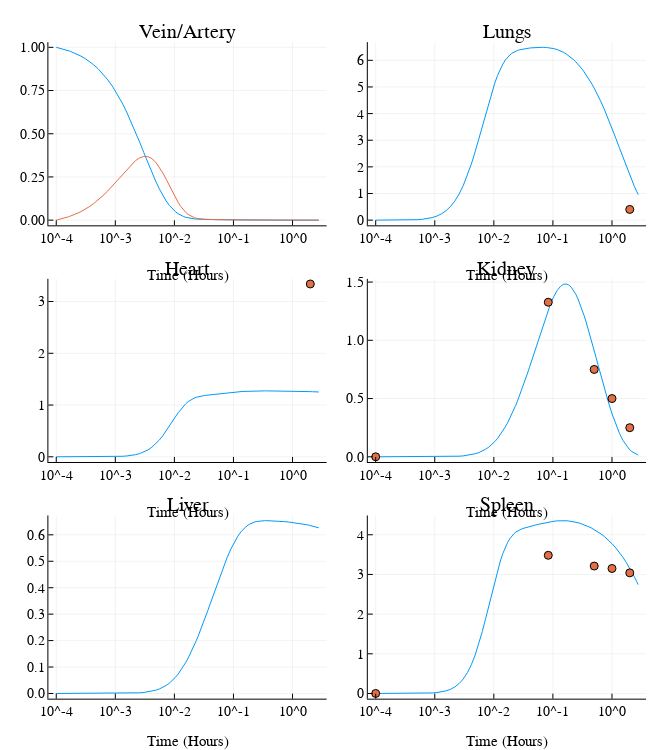

The notebook cell saved with this chart:
### Code cell
#Plot for concentration profile
plot_array = Any[]
push!(plot_array, plot(0.0001.+sol_ub.t./3600, sol_ub[1:2, :]', xaxis=:log,title="Vein/Artery",legend = :right, size=(650,750), label=["Vein" "Artery"]))
names_new = ["Lungs", "Heart", "Kidney", "Liver", "Spleen"]
for i = 13:17
  if i==13
    p1 = plot(0.0001.+sol_ub.t./3600, sol_ub[i, :]*V_vein/V_i_T[i-12], xaxis=:log)
    p2 = scatter!([float(time_dong[end])]/3600, [lung_dong], title=names_new[i-12],legend = false, size=(650,750))
    push!(plot_array, p2)
  elseif i==14
    p1 = plot(0.0001.+sol_ub.t./3600, sol_ub[i, :]*V_vein/V_i_T[i-12], xaxis=:log)
    p2 = scatter!([float(time_dong[end])]/3600, [heart_dong], title=names_new[i-12],legend = false, size=(650,750))
    push!(plot_array, p2)    
  elseif i==15
    p1 = plot(0.0001.+sol_ub.t./3600, sol_ub[i, :]*V_vein/V_i_T[i-12], xaxis=:log)
    p2 = scatter!(0.0001.+float(time_dong)/3600, kidney_dong_100, title=names_new[i-12],legend = false, size=(650,750))
    push!(plot_array, p2)        
  elseif i==16
    push!(plot_array, plot(0.0001.+sol_ub.t./3600, (sol_ub[i, :])*V_vein/V_i_T[i-12], xaxis=:log, title=names_new[i-12],legend = false, size=(650,750)))
  elseif i==17
    p1 = plot(0.0001.+sol_ub.t./3600, sol_ub[i, :]*V_vein/V_i_T[i-12], xaxis=:log)
    p2 = scatter!(0.0001.+float(time_dong)/3600, spleen_dong_100, title=names_new[i-12],legend = false, size=(650,750))
    push!(plot_array, p2)       
  end
end
plot(plot_array..., layout=(3, 2), xlabel="Time (Hours)",xtickfontsize=10, ytickfontsize=10)
